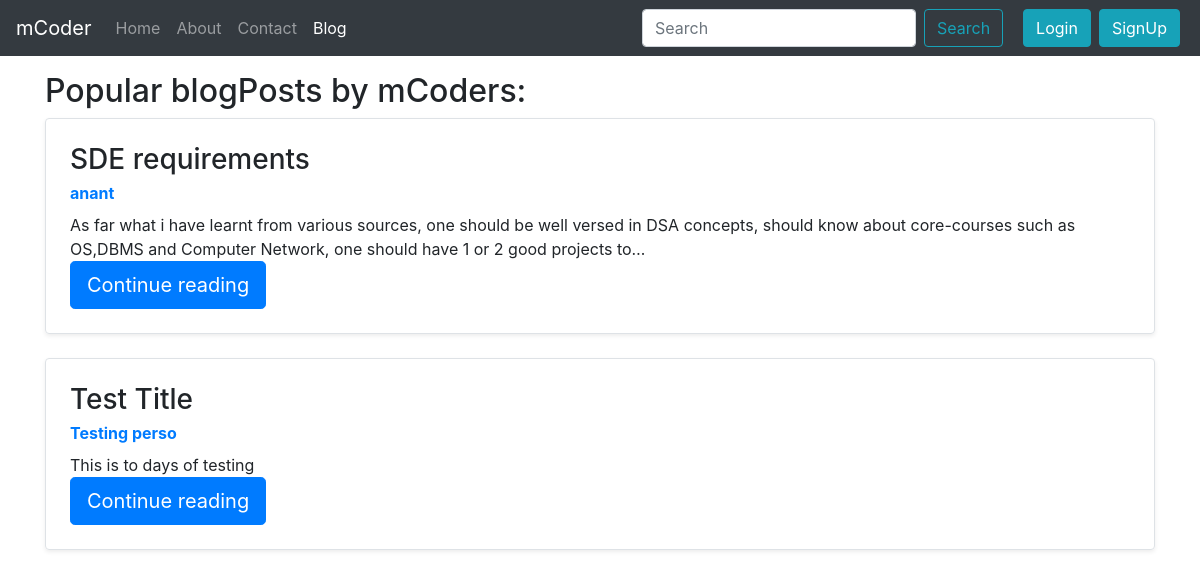
Screenshot of /blog/ with the database file from the repository.
### blog/models.py (models this page shows, shortened)
class Post(models.Model):
    sno = models.AutoField(primary_key=True)
    title = models.CharField(max_length=80)
    author = models.CharField(max_length=50)
    content = models.TextField()
    slug = models.CharField(max_length=130)
    timestamp = models.DateTimeField(blank=True)

### blog/views.py (the view)
# urls.py: path('', views.blogHome , name='blogHome'),
def blogHome(request):
    blogs = Post.objects.all().order_by('sno')[:50]
    context = {'blogs':blogs}
    return render(request,'blog/blogHome.html',context)

### templates/blog/blogHome.html (shortened to what this page needs)
{% extends "base.html" %}
{% block blogActive %}active{% endblock blogActive %}
{% block body %}
<div class= "container my-3">
  <h2>Popular blogPosts by mCoders: </h2>
      {% for post in blogs  %}
      <div class="row no-gutters border rounded overflow-hidden flex-md-row mb-4 shadow-sm h-md-250 position-relative">
        <div class="col p-4 d-flex flex-column position-static">
          <h3 class="mb-1"> {{post.title}}</h3>
            <strong class="d-inline-block mb-2 text-primary"> {{post.author}}</strong>
          <p class="card-text mb-auto">{{post.content | truncatechars:200}}</p>
          <div>
            <a class="btn btn-lg btn-primary" role='submit' href="/blog/{{post.slug}}">Continue reading</a>
          </div>
        </div>
      </div>
      {% endfor %}
</div>
{% endblock body %}

### rows the page displays
Post: title "SDE requirements", author "anant", content "As far what i have learnt from various sources, one should be well versed in DSA concepts, should know about core-courses such as OS,DBMS and Computer Network, one should have 1 or 2 good projects to…"
Post: title "Test Title", author "Testing perso", content "This is to days of testing"
